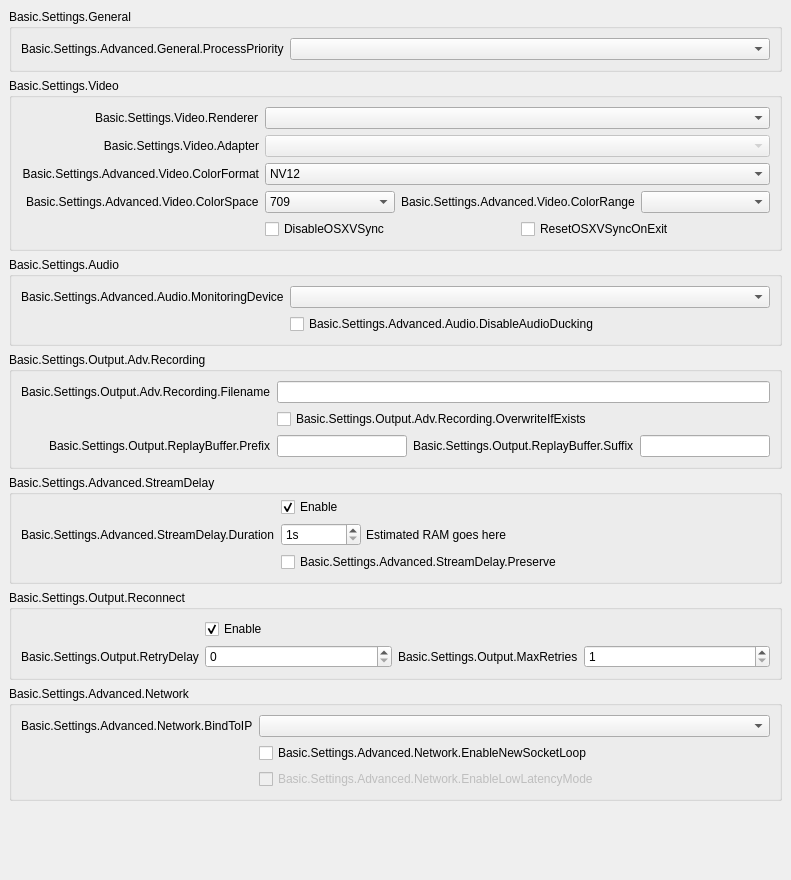
           <widget class="QWidget" name="scrollAreaWidgetContents">
            <property name="geometry">
             <rect>
              <x>0</x>
              <y>0</y>
              <width>791</width>
              <height>880</height>
             </rect>
            </property>
            <layout class="QVBoxLayout" name="verticalLayout_16">
             <property name="leftMargin">
              <number>0</number>
             </property>
             <property name="topMargin">
              <number>0</number>
             </property>
             <property name="rightMargin">
              <number>0</number>
             </property>
             <property name="bottomMargin">
              <number>9</number>
             </property>
             <item alignment="Qt::AlignTop">
              <widget class="QWidget" name="widget_11" native="true">
               <layout class="QVBoxLayout" name="verticalLayout_17">
                <item>
                 <widget class="QGroupBox" name="advancedGeneralGroupBox">
                  <property name="title">
                   <string>Basic.Settings.General</string>
                  </property>
                  <layout class="QFormLayout" name="formLayout_22">
                   <property name="fieldGrowthPolicy">
                    <enum>QFormLayout::AllNonFixedFieldsGrow</enum>
                   </property>
                   <item row="0" column="0">
                    <widget class="QLabel" name="processPriorityLabel">
                     <property name="text">
                      <string>Basic.Settings.Advanced.General.ProcessPriority</string>
                     </property>
                     <property name="buddy">
                      <cstring>processPriority</cstring>
                     </property>
                    </widget>
                   </item>
                   <item row="0" column="1">
                    <widget class="QComboBox" name="processPriority"/>
                   </item>
                  </layout>
                 </widget>
                </item>
                <item>
                 <widget class="QGroupBox" name="advancedVideoContainer">
                  <property name="title">
                   <string>Basic.Settings.Video</string>
                  </property>
                  <layout class="QFormLayout" name="formLayout_14">
                   <property name="fieldGrowthPolicy">
                    <enum>QFormLayout::AllNonFixedFieldsGrow</enum>
                   </property>
                   <property name="labelAlignment">
                    <set>Qt::AlignRight|Qt::AlignTrailing|Qt::AlignVCenter</set>
                   </property>
                   <item row="0" column="0">
                    <widget class="QLabel" name="rendererLabel">
                     <property name="text">
                      <string>Basic.Settings.Video.Renderer</string>
                     </property>
                     <property name="buddy">
                      <cstring>renderer</cstring>
                     </property>
                    </widget>
                   </item>
                   <item row="0" column="1">
                    <widget class="QComboBox" name="renderer">
                     <property name="currentText">
                      <string notr="true"/>
                     </property>
                    </widget>
                   </item>
                   <item row="1" column="0">
                    <widget class="QLabel" name="adapterLabel">
                     <property name="text">
                      <string>Basic.Settings.Video.Adapter</string>
                     </property>
                     <property name="alignment">
                      <set>Qt::AlignRight|Qt::AlignTrailing|Qt::AlignVCenter</set>
                     </property>
                     <property name="buddy">
                      <cstring>adapter</cstring>
                     </property>
                    </widget>
                   </item>
                   <item row="1" column="1">
                    <widget class="QComboBox" name="adapter">
                     <property name="enabled">
                      <bool>false</bool>
                     </property>
                     <property name="currentText">
                      <string notr="true"/>
                     </property>
                    </widget>
                   </item>
                   <item row="2" column="0">
                    <widget class="QLabel" name="label_30">
                     <property name="minimumSize">
                      <size>
                       <width>0</width>
                       <height>0</height>
                      </size>
                     </property>
                     <property name="text">
                      <string>Basic.Settings.Advanced.Video.ColorFormat</string>
                     </property>
                     <property name="alignment">
                      <set>Qt::AlignRight|Qt::AlignTrailing|Qt::AlignVCenter</set>
                     </property>
                     <property name="buddy">
                      <cstring>colorFormat</cstring>
                     </property>
                    </widget>
                   </item>
                   <item row="2" column="1">
                    <widget class="QComboBox" name="colorFormat">
                     <item>
                      <property name="text">
                       <string notr="true">NV12</string>
                      </property>
                     </item>
                     <item>
                      <property name="text">
                       <string notr="true">I420</string>
                      </property>
                     </item>
                     <item>
                      <property name="text">
                       <string>I444</string>
                      </property>
                     </item>
                     <item>
                      <property name="text">
                       <string notr="true">RGB</string>
                      </property>
                     </item>
                    </widget>
                   </item>
                   <item row="4" column="1">
                    <layout class="QHBoxLayout" name="horizontalLayout_18">
                     <property name="leftMargin">
                      <number>0</number>
                     </property>
                     <property name="topMargin">
                      <number>0</number>
                     </property>
                     <property name="rightMargin">
                      <number>0</number>
                     </property>
                     <property name="bottomMargin">
                      <number>0</number>
                     </property>
                     <item>
                      <widget class="QCheckBox" name="disableOSXVSync">
                       <property name="text">
                        <string>DisableOSXVSync</string>
                       </property>
                      </widget>
                     </item>
                     <item>
                      <widget class="QCheckBox" name="resetOSXVSync">
                       <property name="text">
                        <string>ResetOSXVSyncOnExit</string>
                       </property>
                      </widget>
                     </item>
                    </layout>
                   </item>
                   <item row="3" column="1">
                    <layout class="QHBoxLayout" name="horizontalLayout_20">
                     <property name="leftMargin">
                      <number>0</number>
                     </property>
                     <property name="topMargin">
                      <number>0</number>
                     </property>
                     <property name="rightMargin">
                      <number>0</number>
                     </property>
                     <property name="bottomMargin">
                      <number>0</number>
                     </property>
                     <item>
                      <widget class="QComboBox" name="colorSpace">
                       <item>
                        <property name="text">
                         <string notr="true">709</string>
                        </property>
                       </item>
                       <item>
                        <property name="text">
                         <string notr="true">601</string>
                        </property>
                       </item>
                      </widget>
                     </item>
                     <item>
                      <widget class="QLabel" name="label_34">
                       <property name="sizePolicy">
                        <sizepolicy hsizetype="Maximum" vsizetype="Preferred">
                         <horstretch>0</horstretch>
                         <verstretch>0</verstretch>
                        </sizepolicy>
                       </property>
                       <property name="text">
                        <string>Basic.Settings.Advanced.Video.ColorRange</string>
                       </property>
                       <property name="buddy">
                        <cstring>colorRange</cstring>
                       </property>
                      </widget>
                     </item>
                     <item>
                      <widget class="QComboBox" name="colorRange"/>
                     </item>
                    </layout>
                   </item>
                   <item row="3" column="0">
                    <widget class="QLabel" name="label_33">
                     <property name="text">
                      <string>Basic.Settings.Advanced.Video.ColorSpace</string>
                     </property>
                     <property name="buddy">
                      <cstring>colorSpace</cstring>
                     </property>
                    </widget>
                   </item>
                  </layout>
                 </widget>
                </item>
                <item>
                 <widget class="QGroupBox" name="advAudioGroupBox">
                  <property name="title">
                   <string>Basic.Settings.Audio</string>
                  </property>
                  <layout class="QFormLayout" name="formLayout_27">
                   <property name="fieldGrowthPolicy">
                    <enum>QFormLayout::AllNonFixedFieldsGrow</enum>
                   </property>
                   <item row="0" column="0">
                    <widget class="QLabel" name="monitoringDeviceLabel">
                     <property name="text">
                      <string>Basic.Settings.Advanced.Audio.MonitoringDevice</string>
                     </property>
                     <property name="buddy">
                      <cstring>monitoringDevice</cstring>
                     </property>
                    </widget>
                   </item>
                   <item row="0" column="1">
                    <widget class="QComboBox" name="monitoringDevice"/>
                   </item>
                   <item row="1" column="1">
                    <widget class="QCheckBox" name="disableAudioDucking">
                     <property name="text">
                      <string>Basic.Settings.Advanced.Audio.DisableAudioDucking</string>
                     </property>
                    </widget>
                   </item>
                  </layout>
                 </widget>
                </item>
                <item>
                 <widget class="QGroupBox" name="groupBox_6">
                  <property name="title">
                   <string>Basic.Settings.Output.Adv.Recording</string>
                  </property>
                  <layout class="QFormLayout" name="formLayout_17">
                   <property name="fieldGrowthPolicy">
                    <enum>QFormLayout::AllNonFixedFieldsGrow</enum>
                   </property>
                   <property name="labelAlignment">
                    <set>Qt::AlignRight|Qt::AlignTrailing|Qt::AlignVCenter</set>
                   </property>
                   <item row="0" column="0">
                    <widget class="QLabel" name="label_7">
                     <property name="text">
                      <string>Basic.Settings.Output.Adv.Recording.Filename</string>
                     </property>
                     <property name="buddy">
                      <cstring>filenameFormatting</cstring>
                     </property>
                    </widget>
                   </item>
                   <item row="0" column="1">
                    <widget class="QLineEdit" name="filenameFormatting"/>
                   </item>
                   <item row="1" column="1">
                    <widget class="QCheckBox" name="overwriteIfExists">
                     <property name="text">
                      <string>Basic.Settings.Output.Adv.Recording.OverwriteIfExists</string>
                     </property>
                    </widget>
                   </item>
                   <item row="2" column="1">
                    <layout class="QHBoxLayout" name="horizontalLayout_14">
                     <property name="leftMargin">
                      <number>0</number>
                     </property>
                     <property name="topMargin">
                      <number>0</number>
                     </property>
                     <property name="rightMargin">
                      <number>0</number>
                     </property>
                     <property name="bottomMargin">
                      <number>0</number>
                     </property>
                     <item>
                      <widget class="QLineEdit" name="simpleRBPrefix"/>
                     </item>
                     <item>
                      <widget class="QLabel" name="label_58">
                       <property name="text">
                        <string>Basic.Settings.Output.ReplayBuffer.Suffix</string>
                       </property>
                       <property name="buddy">
                        <cstring>simpleRBSuffix</cstring>
                       </property>
                      </widget>
                     </item>
                     <item>
                      <widget class="QLineEdit" name="simpleRBSuffix"/>
                     </item>
                    </layout>
                   </item>
                   <item row="2" column="0">
                    <widget class="QLabel" name="label_57">
                     <property name="text">
                      <string>Basic.Settings.Output.ReplayBuffer.Prefix</string>
                     </property>
                     <property name="buddy">
                      <cstring>simpleRBPrefix</cstring>
                     </property>
                    </widget>
                   </item>
                  </layout>
                 </widget>
                </item>
                <item>
                 <widget class="QGroupBox" name="groupBox_5">
                  <property name="title">
                   <string>Basic.Settings.Advanced.StreamDelay</string>
                  </property>
                  <layout class="QFormLayout" name="formLayout_18">
                   <property name="fieldGrowthPolicy">
                    <enum>QFormLayout::AllNonFixedFieldsGrow</enum>
                   </property>
                   <property name="topMargin">
                    <number>2</number>
                   </property>
                   <item row="1" column="0">
                    <widget class="QLabel" name="label_56">
                     <property name="text">
                      <string>Basic.Settings.Advanced.StreamDelay.Duration</string>
                     </property>
                     <property name="buddy">
                      <cstring>streamDelaySec</cstring>
                     </property>
                    </widget>
                   </item>
                   <item row="1" column="1">
                    <widget class="QWidget" name="widget_12" native="true">
                     <property name="enabled">
                      <bool>true</bool>
                     </property>
                     <layout class="QHBoxLayout" name="horizontalLayout_13">
                      <property name="spacing">
                       <number>5</number>
                      </property>
                      <property name="leftMargin">
                       <number>0</number>
                      </property>
                      <property name="topMargin">
                       <number>0</number>
                      </property>
                      <property name="rightMargin">
                       <number>0</number>
                      </property>
                      <property name="bottomMargin">
                       <number>0</number>
                      </property>
                      <item>
                       <widget class="QSpinBox" name="streamDelaySec">
                        <property name="enabled">
                         <bool>true</bool>
                        </property>
                        <property name="sizePolicy">
                         <sizepolicy hsizetype="Maximum" vsizetype="Fixed">
                          <horstretch>0</horstretch>
                          <verstretch>0</verstretch>
                         </sizepolicy>
                        </property>
                        <property name="minimumSize">
                         <size>
                          <width>80</width>
                          <height>0</height>
                         </size>
                        </property>
                        <property name="suffix">
                         <string notr="true">s</string>
                        </property>
                        <property name="minimum">
                         <number>1</number>
                        </property>
                        <property name="maximum">
                         <number>1800</number>
                        </property>
                       </widget>
                      </item>
                      <item>
                       <widget class="QLabel" name="streamDelayInfo">
                        <property name="text">
                         <string notr="true">Estimated RAM goes here</string>
                        </property>
                       </widget>
                      </item>
                     </layout>
                    </widget>
                   </item>
                   <item row="2" column="1">
                    <widget class="QCheckBox" name="streamDelayPreserve">
                     <property name="text">
                      <string>Basic.Settings.Advanced.StreamDelay.Preserve</string>
                     </property>
                    </widget>
                   </item>
                   <item row="0" column="1">
                    <widget class="QCheckBox" name="streamDelayEnable">
                     <property name="text">
                      <string>Enable</string>
                     </property>
                     <property name="checked">
                      <bool>true</bool>
                     </property>
                    </widget>
                   </item>
                  </layout>
                 </widget>
                </item>
                <item>
                 <widget class="QGroupBox" name="groupBox_7">
                  <property name="title">
                   <string>Basic.Settings.Output.Reconnect</string>
                  </property>
                  <layout class="QFormLayout" name="formLayout_19">
                   <property name="fieldGrowthPolicy">
                    <enum>QFormLayout::AllNonFixedFieldsGrow</enum>
                   </property>
                   <item row="0" column="1">
                    <widget class="QCheckBox" name="reconnectEnable">
                     <property name="text">
                      <string>Enable</string>
                     </property>
                     <property name="checked">
                      <bool>true</bool>
                     </property>
                    </widget>
                   </item>
                   <item row="1" column="1">
                    <layout class="QHBoxLayout" name="horizontalLayout_19">
                     <property name="leftMargin">
                      <number>0</number>
                     </property>
                     <property name="topMargin">
                      <number>0</number>
                     </property>
                     <property name="rightMargin">
                      <number>0</number>
                     </property>
                     <property name="bottomMargin">
                      <number>0</number>
                     </property>
                     <item>
                      <widget class="QSpinBox" name="reconnectRetryDelay">
                       <property name="maximum">
                        <number>30</number>
                       </property>
                      </widget>
                     </item>
                     <item>
                      <widget class="QLabel" name="label_22">
                       <property name="sizePolicy">
                        <sizepolicy hsizetype="Maximum" vsizetype="Preferred">
                         <horstretch>0</horstretch>
                         <verstretch>0</verstretch>
                        </sizepolicy>
                       </property>
                       <property name="text">
                        <string>Basic.Settings.Output.MaxRetries</string>
                       </property>
                       <property name="buddy">
                        <cstring>reconnectMaxRetries</cstring>
                       </property>
                      </widget>
                     </item>
                     <item>
                      <widget class="QSpinBox" name="reconnectMaxRetries">
                       <property name="minimum">
                        <number>1</number>
                       </property>
                       <property name="maximum">
                        <number>10000</number>
                       </property>
                      </widget>
                     </item>
                    </layout>
                   </item>
                   <item row="1" column="0">
                    <widget class="QLabel" name="label_17">
                     <property name="text">
                      <string>Basic.Settings.Output.RetryDelay</string>
                     </property>
                     <property name="buddy">
                      <cstring>reconnectRetryDelay</cstring>
                     </property>
                    </widget>
                   </item>
                  </layout>
                 </widget>
                </item>
                <item>
                 <widget class="QGroupBox" name="advNetworkGroupBox">
                  <property name="title">
                   <string>Basic.Settings.Advanced.Network</string>
                  </property>
                  <layout class="QFormLayout" name="formLayout_23">
                   <property name="fieldGrowthPolicy">
                    <enum>QFormLayout::AllNonFixedFieldsGrow</enum>
                   </property>
                   <item row="0" column="1">
                    <widget class="QComboBox" name="bindToIP"/>
                   </item>
                   <item row="0" column="0">
                    <widget class="QLabel" name="label_27">
                     <property name="text">
                      <string>Basic.Settings.Advanced.Network.BindToIP</string>
                     </property>
                     <property name="buddy">
                      <cstring>bindToIP</cstring>
                     </property>
                    </widget>
                   </item>
                   <item row="1" column="1">
                    <widget class="QCheckBox" name="enableNewSocketLoop">
                     <property name="text">
                      <string>Basic.Settings.Advanced.Network.EnableNewSocketLoop</string>
                     </property>
                    </widget>
                   </item>
                   <item row="2" column="1">
                    <widget class="QCheckBox" name="enableLowLatencyMode">
                     <property name="enabled">
                      <bool>false</bool>
                     </property>
                     <property name="text">
                      <string>Basic.Settings.Advanced.Network.EnableLowLatencyMode</string>
                     </property>
                    </widget>
                   </item>
                  </layout>
                 </widget>
                </item>
                <item>
                 <widget class="QLabel" name="advancedMsg">
                  <property name="styleSheet">
                   <string notr="true">color: rgb(255, 0, 4);</string>
                  </property>
                  <property name="text">
                   <string notr="true"/>
                  </property>
                  <property name="wordWrap">
                   <bool>true</bool>
                  </property>
                 </widget>
                </item>
                <item>
                 <widget class="QLabel" name="advancedMsg2">
                  <property name="styleSheet">
                   <string notr="true">color: rgb(255, 0, 4);</string>
                  </property>
                  <property name="text">
                   <string notr="true"/>
                  </property>
                  <property name="wordWrap">
                   <bool>true</bool>
                  </property>
                 </widget>
                </item>
               </layout>
              </widget>
             </item>
            </layout>
           </widget>
